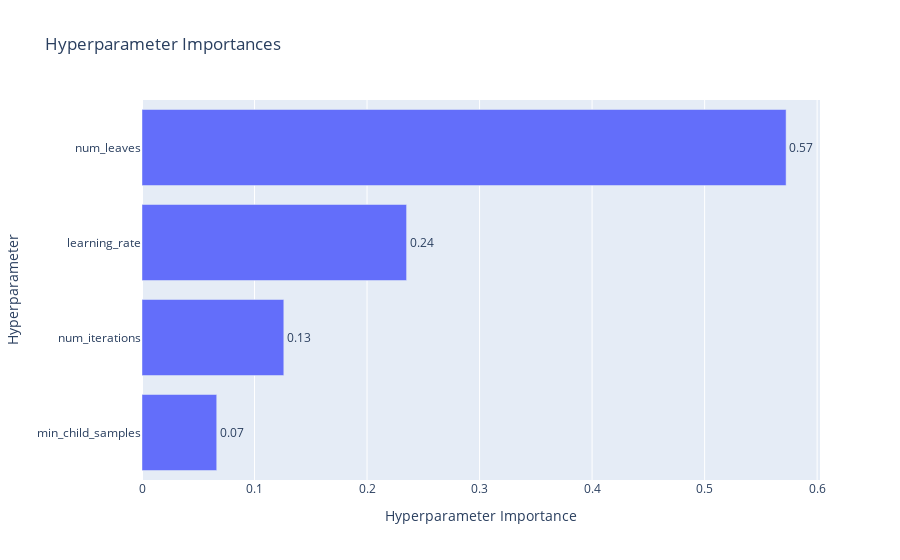

The cell this chart's notebook holds for it:
### Markdown cell above
### Visualisation of Hyper-parameter Importances

### Code cell
from optuna.visualization import plot_param_importances

plot_param_importances(optuna_study)

### Figure 1 — Plotly figure (JSON) as saved in the notebook; plotly's stock layout.template omitted (floating-point values rounded to 4 significant figures)
{"data": [{"cliponaxis": false, "hovertemplate": ["min_child_samples (IntDistribution): 0.06641434798490742<extra></extra>", "num_iterations (IntDistribution): 0.12603173291965583<extra></extra>", "learning_rate (FloatDistribution): 0.23513480310889837<extra></extra>", "num_leaves (IntDistribution): 0.5724191159865384<extra></extra>"], "name": "Objective Value", "orientation": "h", "text": ["0.07", "0.13", "0.24", "0.57"], "textposition": "outside", "type": "bar", "x": [0.06641, 0.126, 0.2351, 0.5724], "y": ["min_child_samples", "num_iterations", "learning_rate", "num_leaves"]}], "layout": {"title": {"text": "Hyperparameter Importances"}, "xaxis": {"title": {"text": "Hyperparameter Importance"}}, "yaxis": {"title": {"text": "Hyperparameter"}}}}
